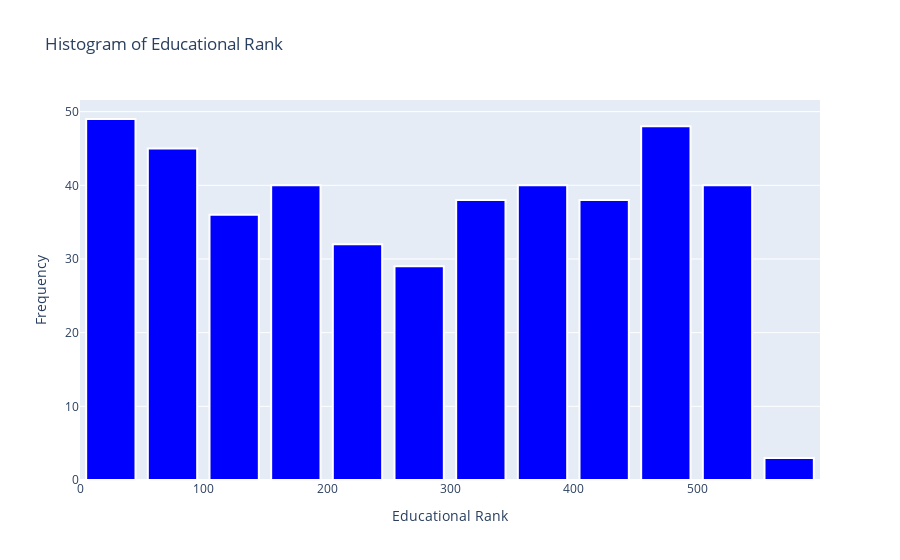

The notebook cell saved with this chart:
### Markdown cell above
**Plotly - Chart**

### Code cell
# Convert 'Educational Rank' to numeric and filter out zeros
df_CWU['Educational Rank'] = pd.to_numeric(df_CWU['Educational Rank'], errors='coerce')
df_non_zero_educational = df_CWU[df_CWU['Educational Rank'] != 0]

# Create a histogram using Plotly Express
fig = px.histogram(
    df_non_zero_educational,
    x='Educational Rank',
    nbins=15,  # Number of bins
    title='Histogram of Educational Rank',
    color_discrete_sequence=['blue']  # Set bar color to blue
)

# Update layout to add red edges to the bars
fig.update_traces(marker=dict(line=dict(color='white', width=2)))

# Add labels
fig.update_layout(
    xaxis_title='Educational Rank',
    yaxis_title='Frequency',
    bargap=0.2  # Adjust the gap between bars
)

# Show the plot
fig.show()

### Figure 1 — Plotly figure (JSON) as saved in the notebook; plotly's stock layout.template omitted (floating-point values rounded to 4 significant figures; data arrays with more than 128 entries replaced by an {"elided": "..."} marker saying what was removed)
{"data": [{"alignmentgroup": "True", "bingroup": "x", "hovertemplate": "Educational Rank=%{x}<br>count=%{y}<extra></extra>", "legendgroup": "", "marker": {"color": "blue", "line": {"color": "white", "width": 2}, "pattern": {"shape": ""}}, "name": "", "nbinsx": 15, "offsetgroup": "", "orientation": "v", "showlegend": false, "type": "histogram", "x": {"elided": "438 int values"}, "xaxis": "x", "yaxis": "y"}], "layout": {"bargap": 0.2, "barmode": "relative", "legend": {"tracegroupgap": 0}, "title": {"text": "Histogram of Educational Rank"}, "xaxis": {"anchor": "y", "domain": [0, 1], "title": {"text": "Educational Rank"}}, "yaxis": {"anchor": "x", "domain": [0, 1], "title": {"text": "Frequency"}}}}
